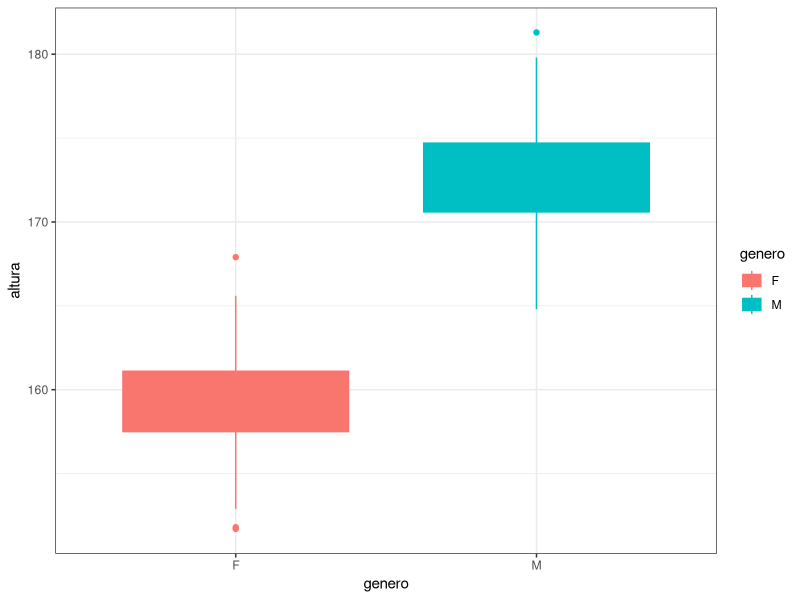
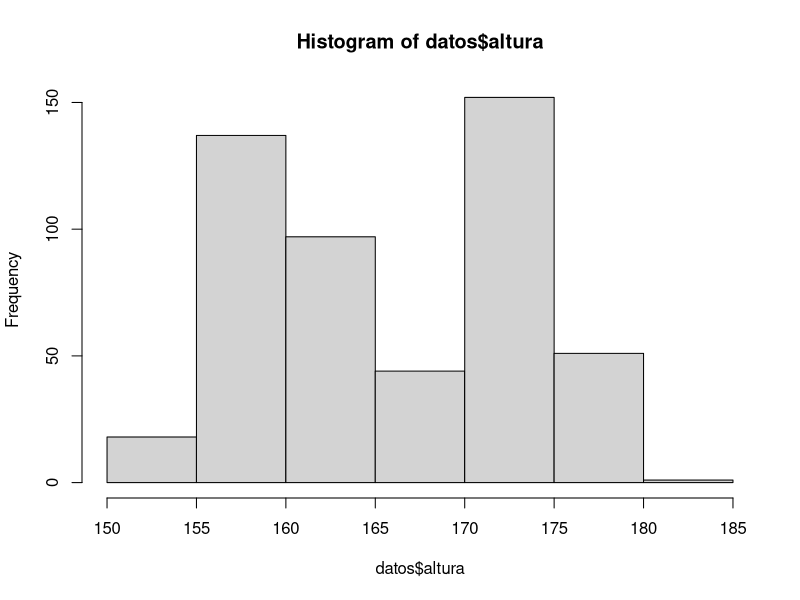
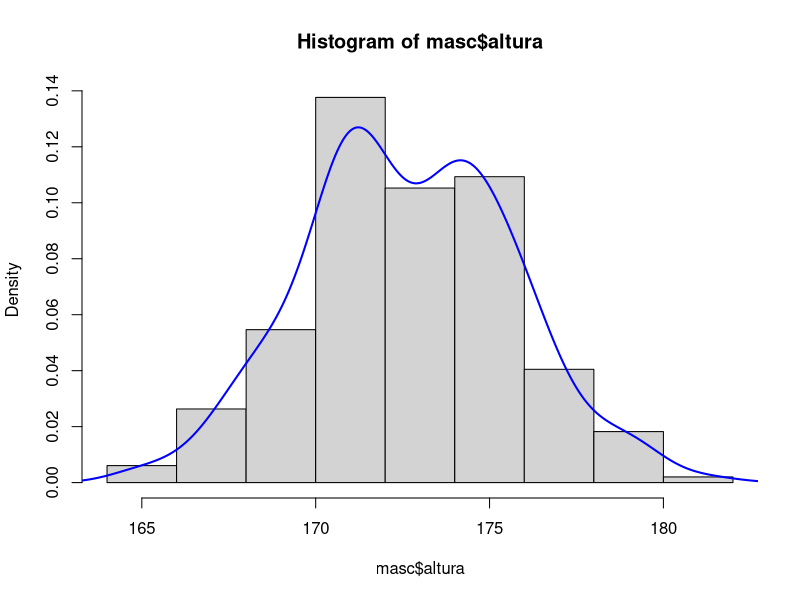
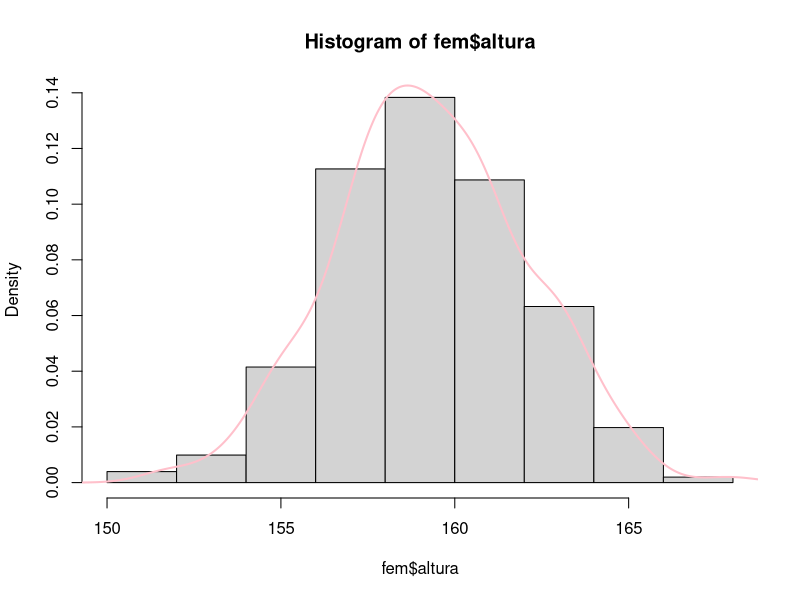
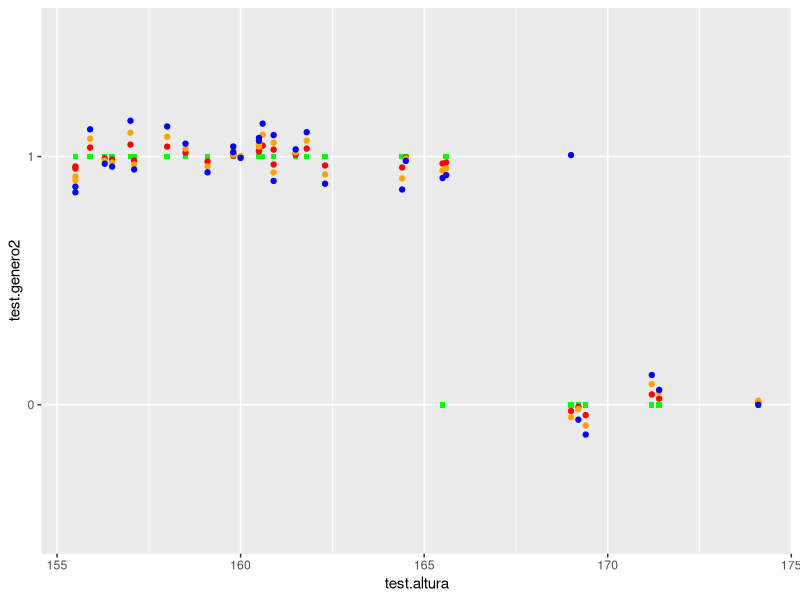

These charts were generated, in order, by the following R code:
## ---- chunk 1
knitr::opts_chunk$set(echo = TRUE)
## ---- chunk 2
datos <- read.csv('alturas_identificacion_42414_n_500.csv',sep=",", header=T)
library(ggplot2)
ggplot(datos) +
  aes(x = genero, y = altura, fill = genero, colour = genero) +
  geom_boxplot() +
  scale_fill_hue(direction = 1) +
  scale_color_hue(direction = 1) +
  theme_bw()
## ---- chunk 3
###### 1.2 KNN
promedio_vecinos <-function(datos,xnew, vecinos_cantidad ){
  df <- data.frame(datos$altura,datos$genero)
  df$datos.altura
  df$resta = abs(df$datos.altura-xnew) # Resta con valor ingresado de todas las alturas
  df <- df[order(df$resta),c(1,2,3)] # Ordeno el df
  df
  genero <- df[1:vecinos_cantidad,2] # Creo vector con los generos de los KNN vecinos mas cercanos
  prop <- sum(genero == "F")/ vecinos_cantidad
  prop
}
promedio_vecinos(datos,165, 100)

clasifico_vecinos <-function(datos,altura,vecinos){
  ifelse(promedio_vecinos(datos,altura, vecinos)>0.5,1,0) # 1 es F, 0 es M
}
clasifico_vecinos(datos,165, 10)
## ---- chunk 4
###### 1.3 MOVIL
promedio_movil <-function(datos,alturanueva,ventana){
  prom_movil = datos[datos$altura>(alturanueva-ventana) & datos$altura<(alturanueva+ventana),]
  prop <- sum(prom_movil$genero == "F")/ dim(prom_movil)[1]
  prop
    }
ventana = 1.5
altura = 165
promedio_movil(datos,altura,ventana)

clasifico_movil <-function(datos,altura,vecinos){
  ifelse(promedio_movil(datos,altura, vecinos)>0.5,1,0) # 1 es F, 0 es M
}
clasifico_movil(datos,165, 10)
## ---- chunk 5
###### 2.4 VECINOS
ClasificoVecinos <- function(datos,alturanueva,ventana){
  promedio_vecinos(datos,alturanueva, ventana)
  clasifico_vecinos(datos,alturanueva, ventana)
  }

ClasificoVecinos(datos,169,10)
## ---- chunk 6
###### 2.5 MOVIL
ClasificoMovil <- function(datos,alturanueva,ventana){
  promedio_movil(datos,alturanueva, ventana)
  clasifico_movil(datos,alturanueva, ventana)
}

ClasificoMovil(datos,169,1.5)
## ---- chunk 7
##### 3.6
hist(datos$altura, )

library(ggplot2)
masc = datos[datos$genero=="M",]
hist(masc$altura , probability = TRUE)
lines(density(masc$altura), col="blue", lwd=2)

fem = datos[datos$genero=="F",]
hist(fem$altura , probability = TRUE)
lines(density(fem$altura), col="pink", lwd=2)
## ---- chunk 8
##### 3.7
prop_fem <- sum(datos$genero == "F")/ dim(datos)[1]
prop_fem
## ---- chunk 9
##### 3.8 y 9 
# Probando codigo
prop_fem <- sum(datos$genero == "F")/ dim(datos)[1]
prop_fem

mean(fem$altura)
var(fem$altura)

dnorm(150,mean(fem$altura),var(fem$altura))

# Funcion
plugin <-function(datos,alturanueva){
  fem = datos[datos$genero=="F",]
  masc = datos[datos$genero=="M",]
  propfem = sum(datos$genero == "F")/ dim(datos)[1]
  propmasc = sum(datos$genero == "M")/ dim(datos)[1]
  ifelse( (dnorm(alturanueva,mean(fem$altura),var(fem$altura))*prop_fem) >= (dnorm(alturanueva,mean(masc$altura),var(masc$altura))*propmasc),1,0)
}
## ---- chunk 10
plugin(datos,166) # 1 es mujer
## ---- chunk 11
##################################### 5

test <- read.csv('alturas.testeo.csv',sep=",", header=T)


ClasificoVecinos(datos,166,10)

ClasificoMovil(datos,166,1.5)

plugin(datos, 166)


# funcion_testeo <-function(df){
nrep = dim(test)[1]
lista_clasif_knn <-rep(NaN,nrep)
lista_clasif_movil <-rep(NaN,nrep)
lista_clasif_plug <-rep(NaN,nrep)

  
for (i in 1:nrep){ # rechazadora 1 si es par
  # print(test$altura[i])
  lista_clasif_knn[i] = ClasificoVecinos(test,test$altura[i],10)
  # print(lista_clasif_knn[i])
  lista_clasif_movil[i] = ClasificoMovil(test,test$altura[i],1.5)
  # print(lista_clasif_movil[i])
  lista_clasif_plug[i] = plugin(test,test$altura[i])
}

  # return(lista_clasif_knn,lista_clasif_movil,lista_clasif_plug)
# }

# a,b,c = funcion_testeo(test)
test$genero2 = ifelse(test$genero =="F",1,0)
test$genero2 = as.factor(test$genero2)
dfgraficar <- data.frame(test$altura,test$genero2,
                         lista_clasif_knn,lista_clasif_movil,lista_clasif_plug)

dfgraficar$lista_clasif_knn = as.factor(dfgraficar$lista_clasif_knn)
dfgraficar$lista_clasif_movil = as.factor(dfgraficar$lista_clasif_movil)
dfgraficar$lista_clasif_plug = as.factor(dfgraficar$lista_clasif_plug)


ggplot(dfgraficar, aes(test.altura)) +                    # basic graphical object
  geom_point(aes(y= test.genero2), colour="green",shape=15) +  # first layer
  geom_point(aes(y= lista_clasif_knn), colour="red",position = position_dodge2(w = 0.1))+  # second layer
  geom_point(aes(y= lista_clasif_movil), colour="orange",position = position_dodge2(w = 0.2))+  # second layer
  geom_point(aes(y= lista_clasif_plug), colour="blue",position = position_dodge2(w = 0.3))+
  scale_color_manual(values = c("Women" ="blue",'Men' = '#3399ff')) + 
  scale_shape_manual(values = c('Women' = 17, 'Men' = 16))

## ---- chunk 12
######### ECM de cada metodo
funcion_contar_errores <-function(df){
  nrep = dim(df)[1]
  lista_clasif_knns <-rep(0,nrep)
  lista_clasif_movils <-rep(0,nrep)
  lista_clasif_plugs <-rep(0,nrep)
  
  for (i in 1:nrep){
    if (df$test.genero2[i] != df$lista_clasif_knn[i]){
      lista_clasif_knns[i] = 1
    }
    if (df$test.genero2[i] != df$lista_clasif_movil[i]){
      lista_clasif_movils[i] = 1
    }
    if (df$test.genero2[i] != df$lista_clasif_plug[i]){
      lista_clasif_plugs[i] = 1
    }
    
  }
  print("Errores knn ")
  print(sum(lista_clasif_knns))
  
  print("Errores movil ")
  print(sum(lista_clasif_movils))
  
  print("Errores plug ")
  print(sum(lista_clasif_plugs))
}

funcion_contar_errores(dfgraficar)
